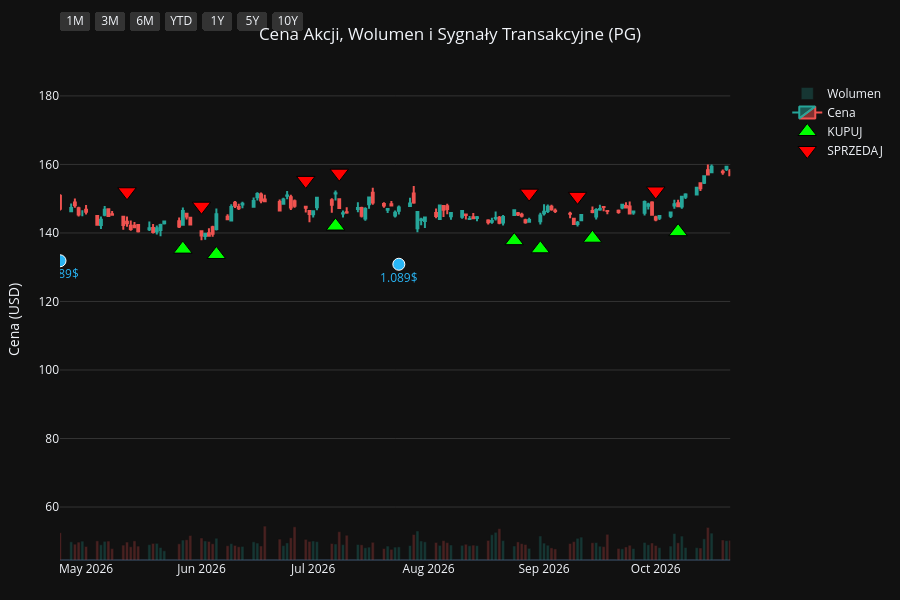
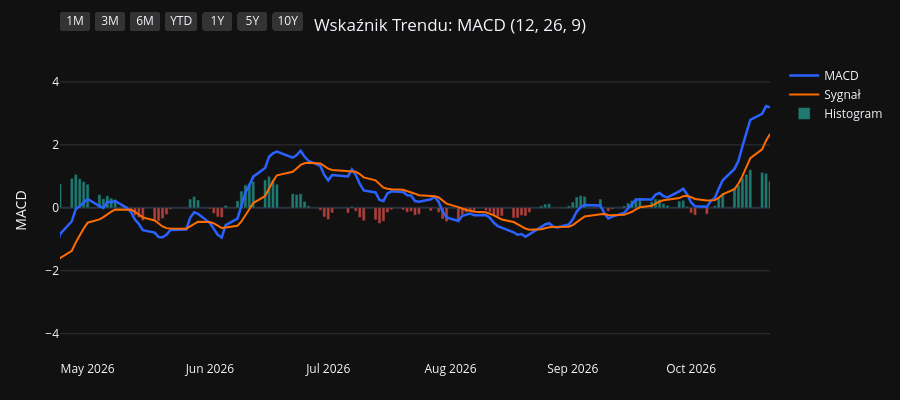
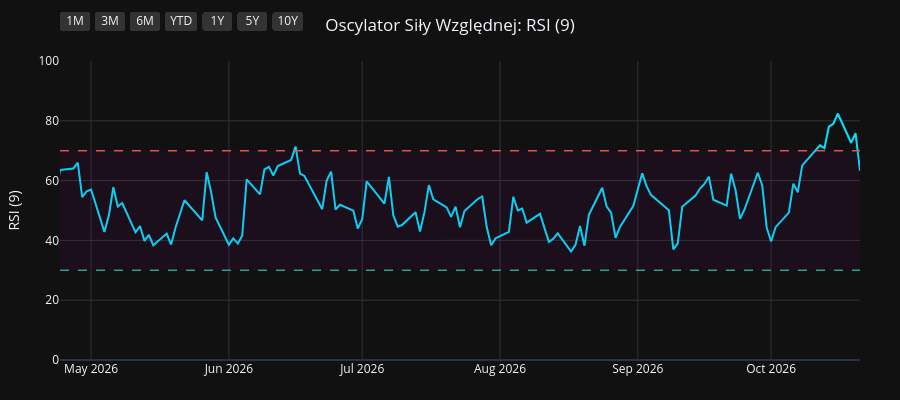
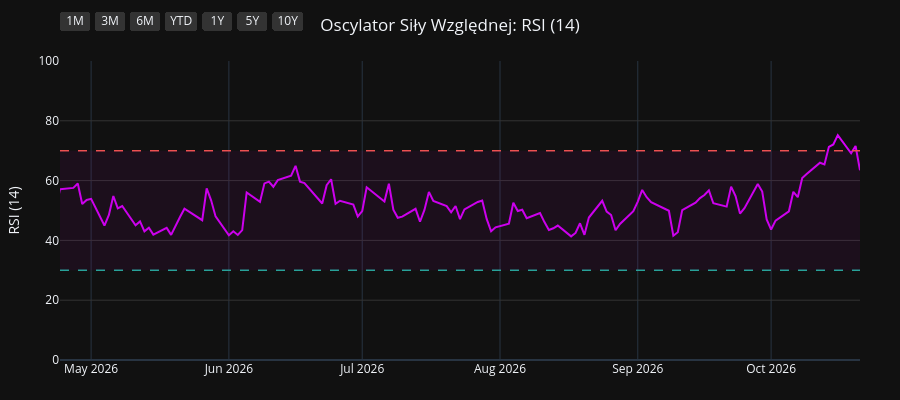

Source (notebook cell) for these figures, in order:
### Code cell
import os
import yfinance as yf
import pandas as pd
import pandas_ta as ta
import plotly.graph_objects as go
from plotly.subplots import make_subplots

# 1. Pobranie i przygotowanie danych
symbol = os.environ.get("STOCK_TICKER", "").strip().upper()
if not symbol:
    raise RuntimeError("Set STOCK_TICKER before running price_extractor.ipynb")
df = yf.Ticker(symbol).history(period="10y")
df.index = df.index.tz_localize(None)

# Wskaźniki i sygnały
df.ta.macd(fast=12, slow=26, signal=9, append=True)
df.ta.rsi(length=9, append=True)
df.ta.rsi(length=14, append=True)
df.ta.rsi(length=21, append=True)
df.dropna(inplace=True)

macd = df['MACD_12_26_9']
signal = df['MACDs_12_26_9']
wczorajszy_macd = macd.shift(1)
wczorajszy_signal = signal.shift(1)

df['Decyzja'] = 'BRAK'
df.loc[(macd > signal) & (wczorajszy_macd <= wczorajszy_signal), 'Decyzja'] = 'KUPUJ'
df.loc[(macd < signal) & (wczorajszy_macd >= wczorajszy_signal), 'Decyzja'] = 'SPRZEDAJ'

df_kupuj = df[df['Decyzja'] == 'KUPUJ']
df_sprzedaj = df[df['Decyzja'] == 'SPRZEDAJ']
df_dywidendy = df[df['Dividends'] > 0]
df_splity = df[df['Stock Splits'] > 0]

# Wspólna konfiguracja osi X
konfiguracja_osi_x = dict(
    type="date",
    showspikes=True, spikemode="across", spikesnap="cursor", spikedash="dot", spikecolor="#ffffff", spikethickness=1, hoverformat="%Y-%m-%d",
    rangeselector=dict(
        buttons=list([
            dict(count=1, label="1M", step="month", stepmode="backward"),
            dict(count=3, label="3M", step="month", stepmode="backward"),
            dict(count=6, label="6M", step="month", stepmode="backward"),
            dict(count=1, label="YTD", step="year", stepmode="todate"),
            dict(count=1, label="1Y", step="year", stepmode="backward"),
            dict(count=5, label="5Y", step="year", stepmode="backward"),
            dict(step="all", label="10Y")
        ]),
        bgcolor="#333333", activecolor="#2962ff", x=0, y=1.1
    )
)

# ==========================================
# WYKRES 1: CENA + WOLUMEN + SYGNAŁY
# ==========================================
fig1 = make_subplots(specs=[[{"secondary_y": True}]])

kolory_wolumenu = ['#26a69a' if row['Close'] >= row['Open'] else '#ef5350' for index, row in df.iterrows()]
fig1.add_trace(go.Bar(x=df.index, y=df['Volume'], marker_color=kolory_wolumenu, opacity=0.25, name='Wolumen'), secondary_y=True)
fig1.add_trace(go.Candlestick(x=df.index, open=df['Open'], high=df['High'], low=df['Low'], close=df['Close'], name='Cena', increasing_line_color='#26a69a', decreasing_line_color='#ef5350'), secondary_y=False)
fig1.add_trace(go.Scatter(x=df_kupuj.index, y=df_kupuj['Low'] * 0.95, customdata=df_kupuj[['Low', 'High']], mode='markers', marker=dict(symbol='triangle-up', size=16, color='#00ff00', line=dict(width=1, color='black')), name='KUPUJ', hovertemplate='KUPUJ<br>Najniższa: %{customdata[0]:.2f}<br>Najwyższa: %{customdata[1]:.2f}<extra></extra>'), secondary_y=False)
fig1.add_trace(go.Scatter(x=df_sprzedaj.index, y=df_sprzedaj['High'] * 1.05, customdata=df_sprzedaj[['Low', 'High']], mode='markers', marker=dict(symbol='triangle-down', size=16, color='#ff0000', line=dict(width=1, color='black')), name='SPRZEDAJ', hovertemplate='SPRZEDAJ<br>Najniższa: %{customdata[0]:.2f}<br>Najwyższa: %{customdata[1]:.2f}<extra></extra>'), secondary_y=False)

if not df_dywidendy.empty:
    fig1.add_trace(go.Scatter(x=df_dywidendy.index, y=df_dywidendy['Low'] * 0.90, mode='markers+text', marker=dict(symbol='circle', size=12, color='#29b6f6', line=dict(width=1, color='white')), text=df_dywidendy['Dividends'].apply(lambda x: f"{x}$"), textposition="bottom center", name='Dywidenda', showlegend=False, hovertemplate='Dywidenda: %{text}<extra></extra>', textfont=dict(color="#29b6f6")), secondary_y=False)
if not df_splity.empty:
                    fig1.add_trace(go.Scatter(x=df_splity.index, y=df_splity['High'], mode='markers+text', marker=dict(symbol='star', size=16, color='#ffee58', line=dict(width=1, color='black')), text=df_splity['Stock Splits'].apply(lambda x: f"{x:g}:1" if x >= 1 else f"1:{1 / x:g}"), textposition="top center", name='Split', hovertemplate='%{text}<extra></extra>', textfont=dict(color="#ffee58")), secondary_y=False)

fig1.update_layout(title=dict(text=f"Cena Akcji, Wolumen i Sygnały Transakcyjne ({symbol})", x=0.5, xanchor='center'), dragmode='pan', xaxis_rangeslider_visible=False, template='plotly_dark', height=600, hovermode='x unified', margin=dict(l=60, r=40, t=60, b=40))
fig1.update_xaxes(**konfiguracja_osi_x)
fig1.update_xaxes(range=[df.index.max() - pd.Timedelta(days=180), df.index.max()])
fig1.update_yaxes(title_text="Cena (USD)", secondary_y=False, gridcolor='#333333')
fig1.update_yaxes(range=[0, df['Volume'].max() * 4], showgrid=False, showticklabels=False, secondary_y=True)
fig1.show(config={'scrollZoom': True})

# ==========================================
# WYKRES 2: WSKAŹNIK MACD
# ==========================================
fig2 = go.Figure()
fig2.add_trace(go.Scatter(x=df.index, y=df['MACD_12_26_9'], line=dict(color='#2962ff', width=2.5), name='MACD'))
fig2.add_trace(go.Scatter(x=df.index, y=df['MACDs_12_26_9'], line=dict(color='#ff6d00', width=2), name='Sygnał'))
kolory_macd = ['#26a69a' if val >= 0 else '#ef5350' for val in df['MACDh_12_26_9']]
fig2.add_trace(go.Bar(x=df.index, y=df['MACDh_12_26_9'], marker_color=kolory_macd, name='Histogram', opacity=0.7))
fig2.update_layout(title=dict(text="Wskaźnik Trendu: MACD (12, 26, 9)", x=0.5, xanchor='center'), dragmode='pan', xaxis_rangeslider_visible=False, template='plotly_dark', height=400, hovermode='x unified', margin=dict(l=60, r=40, t=60, b=40))
fig2.update_xaxes(**konfiguracja_osi_x)
fig2.update_xaxes(range=[df.index.max() - pd.Timedelta(days=180), df.index.max()])
fig2.update_yaxes(title_text="MACD", gridcolor='#333333')
fig2.show(config={'scrollZoom': True})

# ==========================================
# WYKRES 3: OSCYLATOR RSI (9)
# ==========================================
fig3 = go.Figure()
fig3.add_trace(go.Scatter(x=df.index, y=df['RSI_9'], line=dict(color='#00e5ff', width=2), name='RSI (9)'))
fig3.add_hline(y=70, line_dash="dash", line_color="#ef5350", line_width=1.5)
fig3.add_hline(y=30, line_dash="dash", line_color="#26a69a", line_width=1.5)
fig3.add_hrect(y0=30, y1=70, line_width=0, fillcolor="purple", opacity=0.1)
fig3.update_layout(title=dict(text="Oscylator Siły Względnej: RSI (9)", x=0.5, xanchor='center'), dragmode='pan', xaxis_rangeslider_visible=False, template='plotly_dark', height=400, hovermode='x unified', margin=dict(l=60, r=40, t=60, b=40))
fig3.update_xaxes(**konfiguracja_osi_x)
fig3.update_xaxes(range=[df.index.max() - pd.Timedelta(days=180), df.index.max()])
fig3.update_yaxes(title_text="RSI (9)", range=[0, 100], gridcolor='#333333')
fig3.show(config={'scrollZoom': True})

# ==========================================
# WYKRES 4: OSCYLATOR RSI (14)
# ==========================================
fig4 = go.Figure()
fig4.add_trace(go.Scatter(x=df.index, y=df['RSI_14'], line=dict(color='#d500f9', width=2), name='RSI (14)'))
fig4.add_hline(y=70, line_dash="dash", line_color="#ef5350", line_width=1.5)
fig4.add_hline(y=30, line_dash="dash", line_color="#26a69a", line_width=1.5)
fig4.add_hrect(y0=30, y1=70, line_width=0, fillcolor="purple", opacity=0.1)
fig4.update_layout(title=dict(text="Oscylator Siły Względnej: RSI (14)", x=0.5, xanchor='center'), dragmode='pan', xaxis_rangeslider_visible=False, template='plotly_dark', height=400, hovermode='x unified', margin=dict(l=60, r=40, t=60, b=40))
fig4.update_xaxes(**konfiguracja_osi_x)
fig4.update_xaxes(range=[df.index.max() - pd.Timedelta(days=180), df.index.max()])
fig4.update_yaxes(title_text="RSI (14)", range=[0, 100], gridcolor='#333333')
fig4.show(config={'scrollZoom': True})

# ==========================================
# WYKRES 5: OSCYLATOR RSI (21)
# ==========================================
fig5 = go.Figure()
fig5.add_trace(go.Scatter(x=df.index, y=df['RSI_21'], line=dict(color='#64dd17', width=2), name='RSI (21)'))
fig5.add_hline(y=70, line_dash="dash", line_color="#ef5350", line_width=1.5)
fig5.add_hline(y=30, line_dash="dash", line_color="#26a69a", line_width=1.5)
fig5.add_hrect(y0=30, y1=70, line_width=0, fillcolor="purple", opacity=0.1)
fig5.update_layout(title=dict(text="Oscylator Siły Względnej: RSI (21)", x=0.5, xanchor='center'), dragmode='pan', xaxis_rangeslider_visible=False, template='plotly_dark', height=400, hovermode='x unified', margin=dict(l=60, r=40, t=60, b=40))
fig5.update_xaxes(**konfiguracja_osi_x)
fig5.update_xaxes(range=[df.index.max() - pd.Timedelta(days=180), df.index.max()])
fig5.update_yaxes(title_text="RSI (21)", range=[0, 100], gridcolor='#333333')
fig5.show(config={'scrollZoom': True})

### Figure 1 — Plotly figure (JSON) as saved in the notebook; plotly's stock layout.template omitted (floating-point values rounded to 4 significant figures; data arrays with more than 128 entries replaced by an {"elided": "..."} marker saying what was removed)
{"data": [{"marker": {"color": {"elided": "2479 str values"}}, "name": "Wolumen", "opacity": 0.25, "type": "bar", "x": {"elided": "2479 str values"}, "xaxis": "x", "y": {"elided": "2479 int values"}, "yaxis": "y2"}, {"close": {"elided": "2479 float values"}, "decreasing": {"line": {"color": "#ef5350"}}, "high": {"elided": "2479 float values"}, "increasing": {"line": {"color": "#26a69a"}}, "low": {"elided": "2479 float values"}, "name": "Cena", "open": {"elided": "2479 float values"}, "type": "candlestick", "x": {"elided": "2479 str values"}, "xaxis": "x", "yaxis": "y"}, {"customdata": {"elided": "103x2 float values"}, "hovertemplate": "KUPUJ<br>Najniższa: %{customdata[0]:.2f}<br>Najwyższa: %{customdata[1]:.2f}<extra></extra>", "marker": {"color": "#00ff00", "line": {"color": "black", "width": 1}, "size": 16, "symbol": "triangle-up"}, "mode": "markers", "name": "KUPUJ", "type": "scatter", "x": ["2017-01-17T00:00:00", "2017-02-15T00:00:00", "2017-04-18T00:00:00", "2017-04-25T00:00:00", "2017-05-19T00:00:00", "2017-07-18T00:00:00", "2017-09-20T00:00:00", "2017-10-13T00:00:00", "2017-11-08T00:00:00", "2018-01-22T00:00:00", "2018-02-20T00:00:00", "2018-02-22T00:00:00", "2018-03-02T00:00:00", "2018-03-28T00:00:00", "2018-05-09T00:00:00", "2018-07-27T00:00:00", "2018-08-16T00:00:00", "2018-09-19T00:00:00", "2018-10-19T00:00:00", "2018-12-14T00:00:00", "2019-01-18T00:00:00", "2019-01-23T00:00:00", "2019-03-14T00:00:00", "2019-04-08T00:00:00", "2019-04-15T00:00:00", "2019-05-16T00:00:00", "2019-06-07T00:00:00", "2019-07-03T00:00:00", "2019-07-30T00:00:00", "2019-08-16T00:00:00", "2019-08-27T00:00:00", "2019-09-26T00:00:00", "2019-10-23T00:00:00", "2019-11-19T00:00:00", "2019-11-26T00:00:00", "2020-01-15T00:00:00", "2020-02-05T00:00:00", "2020-02-21T00:00:00", "2020-03-30T00:00:00", "2020-05-28T00:00:00", "2020-07-01T00:00:00", "2020-08-25T00:00:00", "2020-10-06T00:00:00", "2020-11-06T00:00:00", "2020-11-12T00:00:00", "2020-12-17T00:00:00", "2021-02-10T00:00:00", "2021-03-08T00:00:00", "2021-05-10T00:00:00", "2021-06-28T00:00:00", "2021-08-13T00:00:00", "2021-09-14T00:00:00", "2021-10-11T00:00:00", "2021-10-26T00:00:00", "2021-12-06T00:00:00", "2022-02-03T00:00:00", "2022-03-18T00:00:00", "2022-06-02T00:00:00", "2022-06-23T00:00:00", "2022-07-25T00:00:00", "2022-08-03T00:00:00", "2022-10-17T00:00:00", "2023-02-17T00:00:00", "2023-04-21T00:00:00", "2023-06-13T00:00:00", "2023-07-20T00:00:00", "2023-09-18T00:00:00", "2023-10-16T00:00:00", "2023-11-30T00:00:00", "2023-12-28T00:00:00", "2024-02-23T00:00:00", "2024-04-19T00:00:00", "2024-06-10T00:00:00", "2024-06-18T00:00:00", "2024-07-17T00:00:00", "2024-08-05T00:00:00", "2024-08-20T00:00:00", "2024-08-30T00:00:00", "2024-10-15T00:00:00", "2024-11-13T00:00:00", "2025-01-22T00:00:00", "2025-02-21T00:00:00", "2025-04-01T00:00:00", "2025-04-14T00:00:00", "2025-05-15T00:00:00", "2025-07-02T00:00:00", "2025-07-22T00:00:00", "2025-08-11T00:00:00", "2025-09-17T00:00:00", "2025-10-20T00:00:00", "2025-11-13T00:00:00", "2025-11-18T00:00:00", "2025-12-16T00:00:00", "2026-01-12T00:00:00", "2026-02-23T00:00:00", "2026-04-08T00:00:00", "2026-05-27T00:00:00", "2026-06-05T00:00:00", "2026-07-07T00:00:00", "2026-08-24T00:00:00", "2026-08-31T00:00:00", "2026-09-14T00:00:00", "2026-10-07T00:00:00"], "xaxis": "x", "y": [61.15, 66.0, 66.39, 66.25, 63.44, 64.76, 70.02, 69.1, 65.26, 68.77, 61.42, 60.74, 59.41, 59.06, 54.85, 61.31, 63.51, 64.63, 66.05, 74.74, 71.42, 73.46, 79.02, 81.2, 82.21, 84.21, 85.12, 88.36, 94.47, 93.51, 95.25, 98.23, 97.5, 96.94, 96.36, 100.0, 101.0, 101.4, 88.71, 93.11, 96.36, 112.4, 113.2, 116.8, 115.7, 113.1, 105.6, 103.4, 112.7, 111.9, 119.2, 121.1, 118.4, 118.7, 126.3, 136.6, 125.3, 121.2, 118.1, 121.9, 120.5, 107.7, 118.4, 134.8, 125.9, 130.0, 134.8, 127.7, 132.6, 128.1, 142.4, 137.4, 148.6, 149.4, 149.7, 150.0, 151.3, 152.7, 155.6, 150.0, 148.9, 151.1, 154.0, 151.0, 145.5, 146.5, 143.0, 141.5, 146.2, 139.6, 137.2, 135.2, 134.4, 131.7, 150.0, 132.8, 135.3, 133.7, 142.0, 137.8, 135.4, 138.5, 140.4], "yaxis": "y"}, {"customdata": {"elided": "103x2 float values"}, "hovertemplate": "SPRZEDAJ<br>Najniższa: %{customdata[0]:.2f}<br>Najwyższa: %{customdata[1]:.2f}<extra></extra>", "marker": {"color": "#ff0000", "line": {"color": "black", "width": 1}, "size": 16, "symbol": "triangle-down"}, "mode": "markers", "name": "SPRZEDAJ", "type": "scatter", "x": ["2017-01-10T00:00:00", "2017-02-14T00:00:00", "2017-03-02T00:00:00", "2017-04-21T00:00:00", "2017-04-26T00:00:00", "2017-06-27T00:00:00", "2017-08-23T00:00:00", "2017-09-21T00:00:00", "2017-10-20T00:00:00", "2018-01-02T00:00:00", "2018-01-23T00:00:00", "2018-02-21T00:00:00", "2018-03-01T00:00:00", "2018-03-22T00:00:00", "2018-04-19T00:00:00", "2018-07-19T00:00:00", "2018-08-10T00:00:00", "2018-08-23T00:00:00", "2018-09-25T00:00:00", "2018-11-20T00:00:00", "2018-12-17T00:00:00", "2019-01-22T00:00:00", "2019-02-25T00:00:00", "2019-04-04T00:00:00", "2019-04-10T00:00:00", "2019-04-23T00:00:00", "2019-05-22T00:00:00", "2019-06-27T00:00:00", "2019-07-23T00:00:00", "2019-08-05T00:00:00", "2019-08-23T00:00:00", "2019-09-10T00:00:00", "2019-10-02T00:00:00", "2019-11-05T00:00:00", "2019-11-22T00:00:00", "2019-12-23T00:00:00", "2020-01-31T00:00:00", "2020-02-11T00:00:00", "2020-02-24T00:00:00", "2020-04-29T00:00:00", "2020-06-24T00:00:00", "2020-08-19T00:00:00", "2020-08-26T00:00:00", "2020-10-22T00:00:00", "2020-11-09T00:00:00", "2020-11-18T00:00:00", "2021-01-13T00:00:00", "2021-02-26T00:00:00", "2021-04-14T00:00:00", "2021-05-27T00:00:00", "2021-08-11T00:00:00", "2021-08-23T00:00:00", "2021-09-16T00:00:00", "2021-10-21T00:00:00", "2021-11-30T00:00:00", "2022-01-06T00:00:00", "2022-02-07T00:00:00", "2022-05-02T00:00:00", "2022-06-09T00:00:00", "2022-07-20T00:00:00", "2022-07-29T00:00:00", "2022-08-24T00:00:00", "2022-12-15T00:00:00", "2023-04-18T00:00:00", "2023-05-04T00:00:00", "2023-07-11T00:00:00", "2023-08-14T00:00:00", "2023-09-20T00:00:00", "2023-11-20T00:00:00", "2023-12-05T00:00:00", "2024-02-12T00:00:00", "2024-02-26T00:00:00", "2024-05-23T00:00:00", "2024-06-12T00:00:00", "2024-06-25T00:00:00", "2024-07-30T00:00:00", "2024-08-15T00:00:00", "2024-08-28T00:00:00", "2024-09-18T00:00:00", "2024-10-23T00:00:00", "2024-12-09T00:00:00", "2025-02-18T00:00:00", "2025-03-12T00:00:00", "2025-04-04T00:00:00", "2025-04-24T00:00:00", "2025-06-06T00:00:00", "2025-07-09T00:00:00", "2025-07-31T00:00:00", "2025-09-15T00:00:00", "2025-09-18T00:00:00", "2025-11-04T00:00:00", "2025-11-17T00:00:00", "2025-12-04T00:00:00", "2026-01-05T00:00:00", "2026-02-19T00:00:00", "2026-03-03T00:00:00", "2026-05-12T00:00:00", "2026-06-01T00:00:00", "2026-06-29T00:00:00", "2026-07-08T00:00:00", "2026-08-28T00:00:00", "2026-09-10T00:00:00", "2026-10-01T00:00:00"], "xaxis": "x", "y": [68.04, 71.65, 74.39, 73.07, 73.66, 73.13, 76.43, 77.95, 74.76, 76.4, 75.54, 68.5, 66.39, 64.91, 63.99, 67.53, 69.72, 71.29, 71.98, 80.69, 83.02, 79.56, 87.1, 89.89, 91.05, 90.91, 93.48, 96.29, 102.0, 102.2, 105.6, 106.5, 108.7, 105.8, 106.7, 111.3, 113.0, 112.4, 112.6, 105.7, 105.7, 122.9, 125.6, 129.4, 133.2, 128.8, 125.1, 115.7, 123.8, 126.9, 132.3, 134.2, 134.1, 131.2, 138.0, 153.5, 151.6, 152.2, 138.0, 135.5, 134.7, 139.2, 144.7, 145.3, 151.0, 143.7, 152.8, 150.2, 147.5, 149.0, 154.9, 158.4, 166.2, 165.8, 167.0, 161.5, 168.8, 170.3, 175.0, 170.3, 173.9, 166.9, 173.0, 174.8, 163.1, 167.4, 160.3, 155.0, 161.7, 162.2, 153.6, 152.0, 151.4, 145.2, 165.5, 167.8, 152.0, 147.8, 155.3, 157.4, 151.6, 150.7, 152.2], "yaxis": "y"}, {"hovertemplate": "Dywidenda: %{text}<extra></extra>", "marker": {"color": "#29b6f6", "line": {"color": "white", "width": 1}, "size": 12, "symbol": "circle"}, "mode": "markers+text", "name": "Dywidenda", "showlegend": false, "text": ["0.67$", "0.69$", "0.69$", "0.69$", "0.69$", "0.717$", "0.717$", "0.717$", "0.717$", "0.746$", "0.746$", "0.746$", "0.746$", "0.791$", "0.791$", "0.791$", "0.791$", "0.87$", "0.87$", "0.87$", "0.87$", "0.913$", "0.913$", "0.913$", "0.913$", "0.941$", "0.941$", "0.941$", "0.941$", "1.007$", "1.007$", "1.007$", "1.007$", "1.057$", "1.057$", "1.057$", "1.057$", "1.089$", "1.089$"], "textfont": {"color": "#29b6f6"}, "textposition": "bottom center", "type": "scatter", "x": ["2017-01-18T00:00:00", "2017-04-19T00:00:00", "2017-07-19T00:00:00", "2017-10-19T00:00:00", "2018-01-18T00:00:00", "2018-04-19T00:00:00", "2018-07-19T00:00:00", "2018-10-18T00:00:00", "2019-01-17T00:00:00", "2019-04-17T00:00:00", "2019-07-18T00:00:00", "2019-10-17T00:00:00", "2020-01-23T00:00:00", "2020-04-23T00:00:00", "2020-07-23T00:00:00", "2020-10-22T00:00:00", "2021-01-21T00:00:00", "2021-04-22T00:00:00", "2021-07-22T00:00:00", "2021-10-21T00:00:00", "2022-01-20T00:00:00", "2022-04-21T00:00:00", "2022-07-21T00:00:00", "2022-10-20T00:00:00", "2023-01-19T00:00:00", "2023-04-20T00:00:00", "2023-07-20T00:00:00", "2023-10-19T00:00:00", "2024-01-18T00:00:00", "2024-04-18T00:00:00", "2024-07-19T00:00:00", "2024-10-18T00:00:00", "2025-01-24T00:00:00", "2025-04-21T00:00:00", "2025-07-18T00:00:00", "2025-10-24T00:00:00", "2026-01-23T00:00:00", "2026-04-24T00:00:00", "2026-07-24T00:00:00"], "xaxis": "x", "y": [58.89, 62.78, 61.93, 64.92, 64.36, 53.75, 56.93, 58.99, 67.15, 78.85, 86.48, 88.36, 94.3, 90.63, 97.04, 109.6, 102.0, 105.4, 108.2, 110.8, 128.2, 130.8, 112.6, 103.4, 116.8, 124.3, 123.2, 123.2, 123.7, 132.2, 142.5, 144.5, 140.8, 142.7, 134.3, 133.4, 132.8, 131.9, 130.9], "yaxis": "y"}], "layout": {"dragmode": "pan", "height": 600, "hovermode": "x unified", "margin": {"b": 40, "l": 60, "r": 40, "t": 60}, "title": {"text": "Cena Akcji, Wolumen i Sygnały Transakcyjne (PG)", "x": 0.5, "xanchor": "center"}, "xaxis": {"anchor": "y", "domain": [0.0, 0.94], "hoverformat": "%Y-%m-%d", "range": ["2026-04-24T00:00:00", "2026-10-21T00:00:00"], "rangeselector": {"activecolor": "#2962ff", "bgcolor": "#333333", "buttons": [{"count": 1, "label": "1M", "step": "month", "stepmode": "backward"}, {"count": 3, "label": "3M", "step": "month", "stepmode": "backward"}, {"count": 6, "label": "6M", "step": "month", "stepmode": "backward"}, {"count": 1, "label": "YTD", "step": "year", "stepmode": "todate"}, {"count": 1, "label": "1Y", "step": "year", "stepmode": "backward"}, {"count": 5, "label": "5Y", "step": "year", "stepmode": "backward"}, {"label": "10Y", "step": "all"}], "x": 0, "y": 1.1}, "rangeslider": {"visible": false}, "showspikes": true, "spikecolor": "#ffffff", "spikedash": "dot", "spikemode": "across", "spikesnap": "cursor", "spikethickness": 1, "type": "date"}, "yaxis": {"anchor": "x", "domain": [0.0, 1.0], "gridcolor": "#333333", "title": {"text": "Cena (USD)"}}, "yaxis2": {"anchor": "x", "overlaying": "y", "range": [0, 242483600], "showgrid": false, "showticklabels": false, "side": "right"}}}

### Figure 2 — Plotly figure (JSON) as saved in the notebook; plotly's stock layout.template omitted (floating-point values rounded to 4 significant figures; data arrays with more than 128 entries replaced by an {"elided": "..."} marker saying what was removed)
{"data": [{"line": {"color": "#2962ff", "width": 2.5}, "name": "MACD", "type": "scatter", "x": {"elided": "2479 str values"}, "y": {"elided": "2479 float values"}}, {"line": {"color": "#ff6d00", "width": 2}, "name": "Sygnał", "type": "scatter", "x": {"elided": "2479 str values"}, "y": {"elided": "2479 float values"}}, {"marker": {"color": {"elided": "2479 str values"}}, "name": "Histogram", "opacity": 0.7, "type": "bar", "x": {"elided": "2479 str values"}, "y": {"elided": "2479 float values"}}], "layout": {"dragmode": "pan", "height": 400, "hovermode": "x unified", "margin": {"b": 40, "l": 60, "r": 40, "t": 60}, "title": {"text": "Wskaźnik Trendu: MACD (12, 26, 9)", "x": 0.5, "xanchor": "center"}, "xaxis": {"hoverformat": "%Y-%m-%d", "range": ["2026-04-24T00:00:00", "2026-10-21T00:00:00"], "rangeselector": {"activecolor": "#2962ff", "bgcolor": "#333333", "buttons": [{"count": 1, "label": "1M", "step": "month", "stepmode": "backward"}, {"count": 3, "label": "3M", "step": "month", "stepmode": "backward"}, {"count": 6, "label": "6M", "step": "month", "stepmode": "backward"}, {"count": 1, "label": "YTD", "step": "year", "stepmode": "todate"}, {"count": 1, "label": "1Y", "step": "year", "stepmode": "backward"}, {"count": 5, "label": "5Y", "step": "year", "stepmode": "backward"}, {"label": "10Y", "step": "all"}], "x": 0, "y": 1.1}, "rangeslider": {"visible": false}, "showspikes": true, "spikecolor": "#ffffff", "spikedash": "dot", "spikemode": "across", "spikesnap": "cursor", "spikethickness": 1, "type": "date"}, "yaxis": {"gridcolor": "#333333", "title": {"text": "MACD"}}}}

### Figure 3 — Plotly figure (JSON) as saved in the notebook; plotly's stock layout.template omitted (floating-point values rounded to 4 significant figures; data arrays with more than 128 entries replaced by an {"elided": "..."} marker saying what was removed)
{"data": [{"line": {"color": "#00e5ff", "width": 2}, "name": "RSI (9)", "type": "scatter", "x": {"elided": "2479 str values"}, "y": {"elided": "2479 float values"}}], "layout": {"dragmode": "pan", "height": 400, "hovermode": "x unified", "margin": {"b": 40, "l": 60, "r": 40, "t": 60}, "shapes": [{"line": {"color": "#ef5350", "dash": "dash", "width": 1.5}, "type": "line", "x0": 0, "x1": 1, "xref": "x domain", "y0": 70, "y1": 70, "yref": "y"}, {"line": {"color": "#26a69a", "dash": "dash", "width": 1.5}, "type": "line", "x0": 0, "x1": 1, "xref": "x domain", "y0": 30, "y1": 30, "yref": "y"}, {"fillcolor": "purple", "line": {"width": 0}, "opacity": 0.1, "type": "rect", "x0": 0, "x1": 1, "xref": "x domain", "y0": 30, "y1": 70, "yref": "y"}], "title": {"text": "Oscylator Siły Względnej: RSI (9)", "x": 0.5, "xanchor": "center"}, "xaxis": {"hoverformat": "%Y-%m-%d", "range": ["2026-04-24T00:00:00", "2026-10-21T00:00:00"], "rangeselector": {"activecolor": "#2962ff", "bgcolor": "#333333", "buttons": [{"count": 1, "label": "1M", "step": "month", "stepmode": "backward"}, {"count": 3, "label": "3M", "step": "month", "stepmode": "backward"}, {"count": 6, "label": "6M", "step": "month", "stepmode": "backward"}, {"count": 1, "label": "YTD", "step": "year", "stepmode": "todate"}, {"count": 1, "label": "1Y", "step": "year", "stepmode": "backward"}, {"count": 5, "label": "5Y", "step": "year", "stepmode": "backward"}, {"label": "10Y", "step": "all"}], "x": 0, "y": 1.1}, "rangeslider": {"visible": false}, "showspikes": true, "spikecolor": "#ffffff", "spikedash": "dot", "spikemode": "across", "spikesnap": "cursor", "spikethickness": 1, "type": "date"}, "yaxis": {"gridcolor": "#333333", "range": [0, 100], "title": {"text": "RSI (9)"}}}}

### Figure 4 — Plotly figure (JSON) as saved in the notebook; plotly's stock layout.template omitted (floating-point values rounded to 4 significant figures; data arrays with more than 128 entries replaced by an {"elided": "..."} marker saying what was removed)
{"data": [{"line": {"color": "#d500f9", "width": 2}, "name": "RSI (14)", "type": "scatter", "x": {"elided": "2479 str values"}, "y": {"elided": "2479 float values"}}], "layout": {"dragmode": "pan", "height": 400, "hovermode": "x unified", "margin": {"b": 40, "l": 60, "r": 40, "t": 60}, "shapes": [{"line": {"color": "#ef5350", "dash": "dash", "width": 1.5}, "type": "line", "x0": 0, "x1": 1, "xref": "x domain", "y0": 70, "y1": 70, "yref": "y"}, {"line": {"color": "#26a69a", "dash": "dash", "width": 1.5}, "type": "line", "x0": 0, "x1": 1, "xref": "x domain", "y0": 30, "y1": 30, "yref": "y"}, {"fillcolor": "purple", "line": {"width": 0}, "opacity": 0.1, "type": "rect", "x0": 0, "x1": 1, "xref": "x domain", "y0": 30, "y1": 70, "yref": "y"}], "title": {"text": "Oscylator Siły Względnej: RSI (14)", "x": 0.5, "xanchor": "center"}, "xaxis": {"hoverformat": "%Y-%m-%d", "range": ["2026-04-24T00:00:00", "2026-10-21T00:00:00"], "rangeselector": {"activecolor": "#2962ff", "bgcolor": "#333333", "buttons": [{"count": 1, "label": "1M", "step": "month", "stepmode": "backward"}, {"count": 3, "label": "3M", "step": "month", "stepmode": "backward"}, {"count": 6, "label": "6M", "step": "month", "stepmode": "backward"}, {"count": 1, "label": "YTD", "step": "year", "stepmode": "todate"}, {"count": 1, "label": "1Y", "step": "year", "stepmode": "backward"}, {"count": 5, "label": "5Y", "step": "year", "stepmode": "backward"}, {"label": "10Y", "step": "all"}], "x": 0, "y": 1.1}, "rangeslider": {"visible": false}, "showspikes": true, "spikecolor": "#ffffff", "spikedash": "dot", "spikemode": "across", "spikesnap": "cursor", "spikethickness": 1, "type": "date"}, "yaxis": {"gridcolor": "#333333", "range": [0, 100], "title": {"text": "RSI (14)"}}}}
